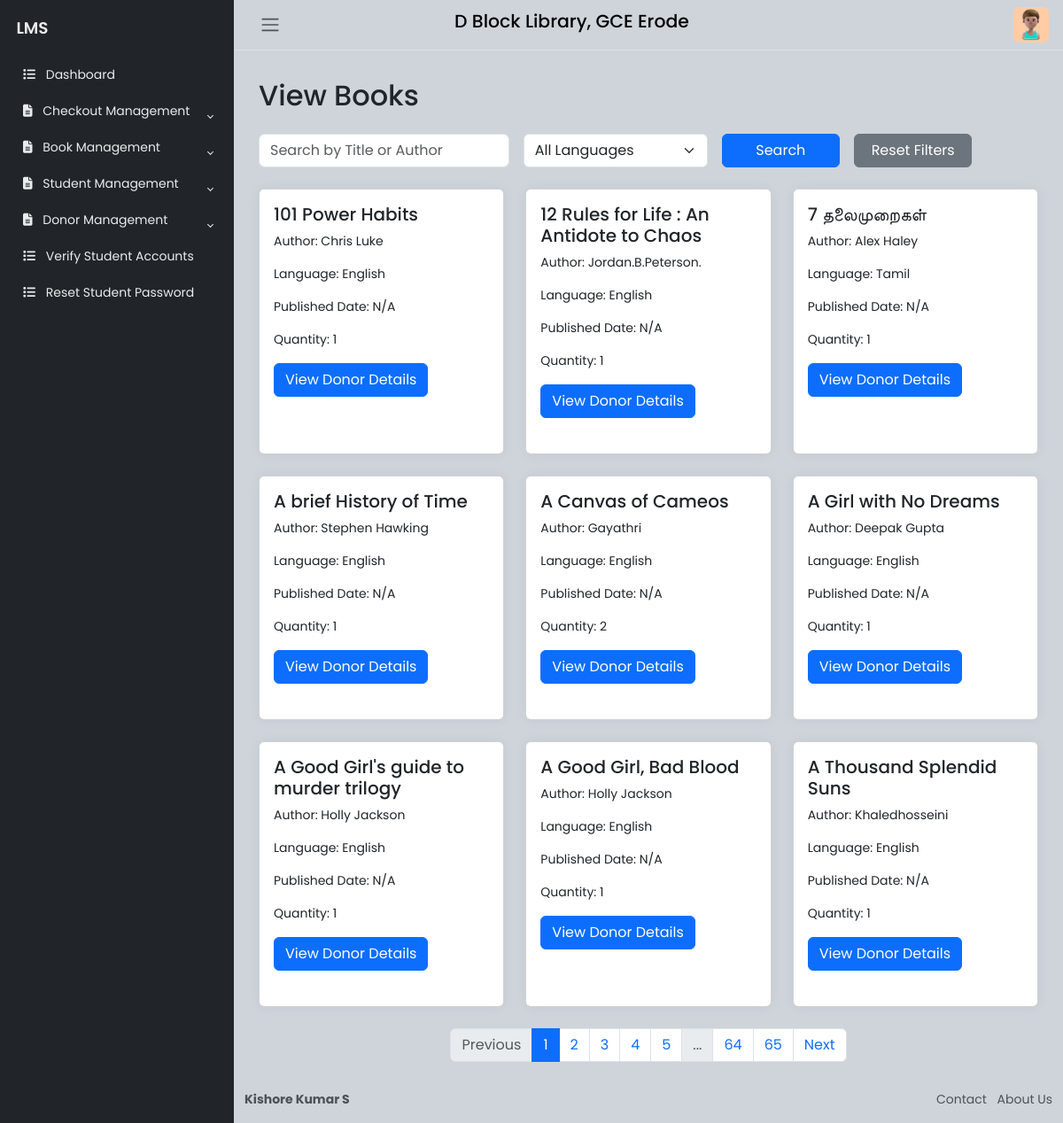
The page /lib/viewbooks (signed in) on the database its author committed.
### website/models.py (models this page shows, shortened)
class Book(db.Model):
    __tablename__ = 'book'
    id = Column(Integer, primary_key=True)
    student_id = Column(Integer, ForeignKey('user.id'), nullable=True)
    title = Column(String(150), nullable=False)
    author = Column(String(150), nullable=False)
    isbn = Column(String(20), nullable=True)
    published_date = Column(DateTime, nullable=True)
    quantity = Column(Integer, default=0, nullable=False)
    language = Column(String(20), nullable=False)
    date_of_donation = Column(DateTime, nullable=False)
    donor_id = Column(Integer, ForeignKey('donor.id'), nullable=True)
    added_at = db.Column(db.DateTime, default=datetime.utcnow, nullable=False)
    student = relationship('User', back_populates='books')
    borrowed_by = relationship('BorrowedBook', back_populates='book')
    donor = relationship('Donor', back_populates='books')

### website/lib.py (the view)
@lib.route('/viewbooks', methods=['GET', 'POST'])
@login_required
def ViewBooks():
    unique_languages = db.session.query(Book.language).distinct().all()
    unique_languages = [lang[0] for lang in unique_languages]  # Extracting from tuples
    search_query = request.args.get('search', '')
    lang_filter = request.args.get('language', '')
    page = request.args.get('page', 1, type=int)
    query = Book.query
    if search_query:
        query = query.filter(or_(Book.title.ilike(f'%{search_query}%'), Book.author.ilike(f'%{search_query}%')))
    if lang_filter:
        query = query.filter(Book.language == lang_filter)
    books = query.paginate(page=page, per_page=9)
    return render_template('ViewBooks.html', books=books, search_query=search_query, lang_filter=lang_filter, unique_languages=unique_languages )

### website/templates/ViewBooks.html (shortened to what this page needs)
{% extends "LibrarianHome.html" %}
{% block libcontent %}
<div class="container my-4" id="viewBooksContent">
    <h2 class="mb-4">View Books</h2>
    <form method="GET" class="row g-3 mb-4">
        <div class="col-md-4">
            <input type="text" class="form-control" name="search" placeholder="Search by Title or Author" value="{{ search_query }}">
        </div>
        <div class="col-md-3">
            <select class="form-select" name="language">
                <option value="">All Languages</option>
            </select>
        </div>
        <div class="col-md-2">
            <button type="submit" class="btn btn-primary w-100">Search</button>
        </div>
        <div class="col-md-2">
            <a href="{{ url_for('lib.ViewBooks') }}" class="btn btn-secondary w-100">Reset Filters</a>
        </div>
    </form>
    <div class="row row-cols-1 row-cols-md-2 row-cols-lg-3 g-4">
        {% for book in books.items %}
        <div class="col">
            <div class="card h-100">
                <div class="card-body">
                    <h5 class="card-title">{{ book.title }}</h5>
                    <p class="card-text">Author: {{ book.author }}</p>
                    <p class="card-text">Language: {{ book.language }}</p>
                    <p class="card-text">Published Date: {% if book.published_date %}{{ book.published_date.strftime('%d-%m-%Y') }}{% else %}N/A{% endif %}</p>
                    <p class="card-text">Quantity: {{ book.quantity }}</p>
                    <button type="button" class="btn btn-primary" data-bs-toggle="modal" data-bs-target="#bookModal{{ book.id }}">
                        View Donor Details
                    </button>
                </div>
            </div>
        </div>
        {% endfor %}
    </div>
    <nav aria-label="Books Pagination">
        <ul class="pagination justify-content-center mt-4">
            {% if books.has_prev %}
            <li class="page-item"><a class="page-link" href="?page={{ books.prev_num }}{% if search_query %}&search={{ search_query }}{% endif %}{% if lang_filter %}&language={{ lang_filter }}{% endif %}">Previous</a></li>
            {% else %}
            <li class="page-item disabled"><span class="page-link">Previous</span></li>
            {% endif %}
            {% for page in books.iter_pages() %}
            {% if page %}
            <li class="page-item{% if books.page == page %} active{% endif %}"><a class="page-link" href="?page={{ page }}">{{ page }}</a></li>
            {% else %}
            <li class="page-item disabled"><span class="page-link">...</span></li>
            {% endif %}
            {% endfor %}
            {% if books.has_next %}
            <li class="page-item"><a class="page-link" href="?page={{ books.next_num }}{% if search_query %}&search={{ search_query }}{% endif %}{% if lang_filter %}&language={{ lang_filter }}{% endif %}">Next</a></li>
            {% else %}
            <li class="page-item disabled"><span class="page-link">Next</span></li>
            {% endif %}
        </ul>
    </nav>
</div>
{% endblock %}

### website/static/css/BaseFormat.css (style rules this page uses)
body { font-family: 'Poppins', sans-serif; font-size: 0.875rem; opacity: 1; overflow-y: scroll; margin: 0; }
a { cursor: pointer; text-decoration: none; font-family: 'Poppins', sans-serif; }
li { list-style: none; }
.card { box-shadow: 0 0 .875rem 0 rgba(34, 46, 60, .05); margin-bottom: 24px; }

### rows shown on the page
Book: title "101 Power Habits", author "Chris Luke", language "English", shows "N/A", quantity "1"
Book: title "12 Rules for Life : An Antidote to Chaos", author "Jordan.B.Peterson.", language "English", shows "N/A", quantity "1"
Book: title "7 தலைமுறைகள்", author "Alex Haley", language "Tamil", shows "N/A", quantity "1"
Book: title "A brief History of Time", author "Stephen Hawking", language "English", shows "N/A", quantity "1"
Book: title "A Canvas of Cameos", author "Gayathri", language "English", shows "N/A", quantity "2"
Book: title "A Girl with No Dreams", author "Deepak Gupta", language "English", shows "N/A", quantity "1"
Book: title "A Good Girl's guide to murder trilogy", author "Holly Jackson", language "English", shows "N/A", quantity "1"
Book: title "A Good Girl, Bad Blood", author "Holly Jackson", language "English", shows "N/A", quantity "1"
Book: title "A Thousand Splendid Suns", author "Khaledhosseini", language "English", shows "N/A", quantity "1"

### other values the page prints
{{ page }} "1" "2" "3" "4" "5" "64" "65"
